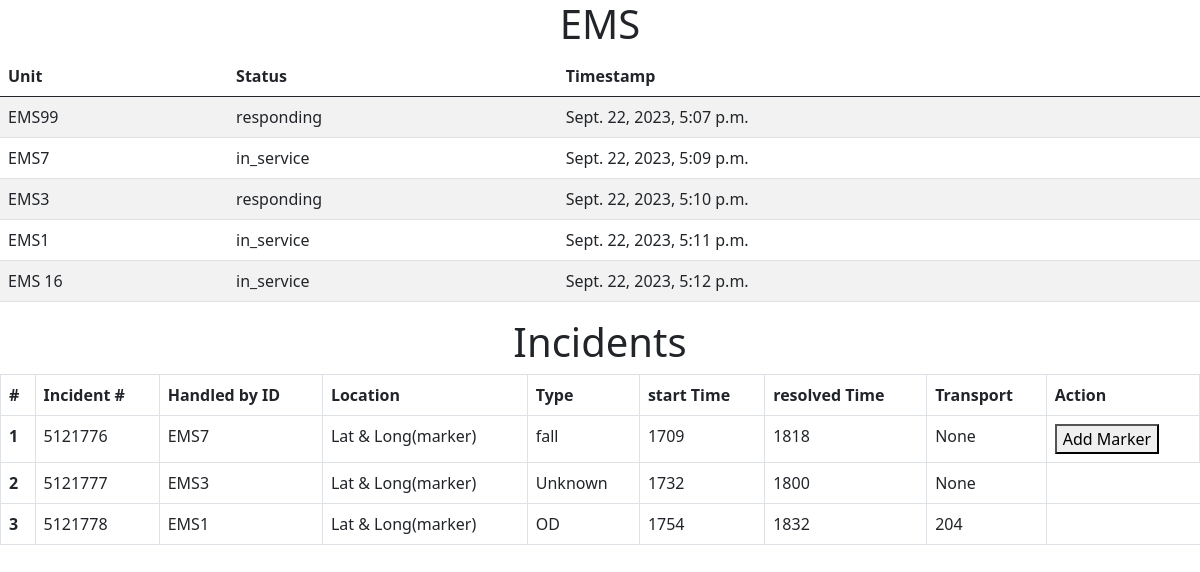
Screenshot of /mapapp/status_update/ with the database file from the repository.
### mapapp/models.py (models this page shows, shortened)
class Credential(models.Model):
    username = models.CharField(max_length=100)
    password = models.CharField(max_length=100)
    latitude = models.FloatField(null=True)
    longitude = models.FloatField(null=True)
    acceleration = models.FloatField(null=True)
    status = models.CharField(max_length=50, null=True)
    timestamp = models.DateTimeField(auto_now_add=True)

### mapapp/views.py (the view)
# urls.py: path('status_update/', status_update, name='status_update'),
def status_update(request):
    credentials_data = Credential.objects.all()
    context = {'credentials_data': credentials_data}
    return render(request, 'mapapp/status_update_view.html', context)

### mapapp/templates/mapapp/status_update_view.html (shortened to what this page needs)
<!doctype html>
<html lang="en">
  <head>
    <link href="https://cdn.jsdelivr.net/npm/bootstrap@5.0.2/dist/css/bootstrap.min.css" rel="stylesheet">
  </head>
  <body>
    <h1><center>EMS</center></h1>
    <table class="table table-md table-striped">
      <thead>
        <tr>
          <th scope="col">Unit</th>
          <th scope="col">Status</th>
          <th scope="col">Timestamp</th>
        </tr>
      </thead>
      <tbody>
        {% for credential in credentials_data %}
        <tr>
          <td>{{ credential.username }}</td>
          {% if credential.status == "Signal 99" %}
          <td class="bg-danger">{{ credential.status }},  {{ credential.username }}</td>
          {% else %}
          <td>{{ credential.status }}</td>
          {% endif %}
          <td>{{ credential.timestamp }}</td>
        </tr>
        {% endfor %}
      </tbody>
    </table>
  </body>
</html>
<h1><bold><center>Incidents</center></bold></h1>
<table class="table table-md table-hover table-bordered">
  <thead>
    <tr>
      <th scope="col">#</th>
      <th scope="col">Incident #</th>
      <th scope="col">Handled by ID</th>
      <th scope="col">Location</th>
      <th scope="col">Type</th>
      <th scope="col">start Time</th>
      <th scope="col">resolved Time</th>
      <th scope="col">Transport</th>
      <th scope="col">Action</th>
    </tr>
  </thead>
  <tbody>
    <tr>
      <th scope="row">1</th>
      <td>5121776</td>
      <td>EMS7</td>
      <td>Lat & Long(marker)</td>
       <td>fall</td>
      <td>1709</td>
      <td>1818</td>
       <td>None</td>
      <td><button class="add-marker" data-incident="5121776">Add Marker</button></td>
    </tr>
    <tr>
       <th scope="row">2</th>
      <td>5121777</td>
      <td>EMS3</td>
      <td>Lat & Long(marker)</td>
       <td>Unknown</td>
      <td>1732</td>
      <td>1800</td>
       <td>None</td>
    </tr>
    <tr>
      <th scope="row">3</th>
      <td>5121778</td>
      <td>EMS1</td>
      <td>Lat & Long(marker)</td>
       <td>OD</td>
      <td>1754</td>
      <td>1832</td>
       <td>204</td>
    </tr>
  </tbody>
</table>

### rows the page displays
Credential: username "EMS99", status "responding", timestamp "Sept. 22, 2023, 5:07 p.m."
Credential: username "EMS7", status "in_service", timestamp "Sept. 22, 2023, 5:09 p.m."
Credential: username "EMS3", status "responding", timestamp "Sept. 22, 2023, 5:10 p.m."
Credential: username "EMS1", status "in_service", timestamp "Sept. 22, 2023, 5:11 p.m."
Credential: username "EMS 16", status "in_service", timestamp "Sept. 22, 2023, 5:12 p.m."
